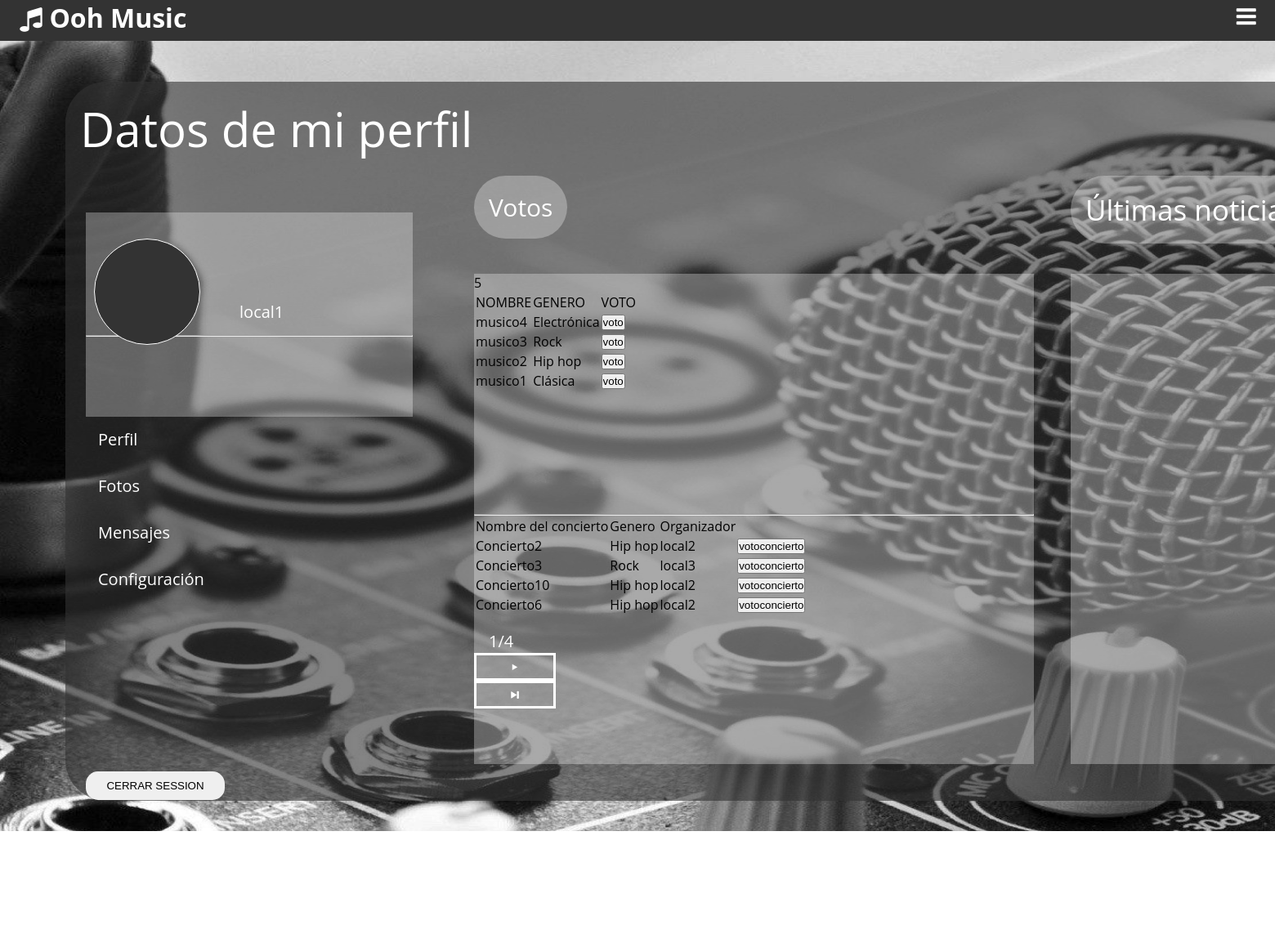
/usuariofan.php (signed in), run on the app's committed database.
### tables this page shows
CREATE TABLE musico(
id_usuario INT NOT NULL PRIMARY KEY,
apellidoa VARCHAR(30),
apellidob VARCHAR(30),
web VARCHAR(255),
nombreart VARCHAR(128),
componentes INT,
destacado BOOLEAN,
genero INT NOT NULL,
CONSTRAINT fk_musico_genero
FOREIGN KEY (genero)
REFERENCES genero(id_genero)
ON DELETE CASCADE ON UPDATE CASCADE,
CONSTRAINT fk_musico_login
FOREIGN KEY(id_usuario) REFERENCES login(id_usuario)
ON DELETE CASCADE ON UPDATE CASCADE);

CREATE TABLE genero(
id_genero INT NOT NULL PRIMARY KEY AUTO_INCREMENT,
nombre VARCHAR(30));

CREATE TABLE concierto(
id_concierto INT NOT NULL PRIMARY KEY AUTO_INCREMENT,
nombre VARCHAR(30),
fecha DATE,
hora TIME,
pago DECIMAL(6,2),
localm INT NOT NULL,
genero INT NOT NULL,
musico INT,
estado INT,
CONSTRAINT fk_concierto_localm
FOREIGN KEY (localm) REFERENCES localm(id_usuario)
ON DELETE CASCADE ON UPDATE CASCADE,
CONSTRAINT fk_concierto_genero
FOREIGN KEY (genero) REFERENCES genero(id_genero)
ON DELETE CASCADE ON UPDATE CASCADE,
CONSTRAINT fk_concierto_musico
FOREIGN KEY (musico) REFERENCES musico(id_usuario)
ON DELETE CASCADE ON UPDATE CASCADE);

### bbdd.php (called while the page is built, shortened)
<?php
function verificarVotoConcierto($id_usuario,$id_concierto){
    $c = conectar();
    $select = "select * from votoconcierto where fan = $id_usuario and concierto = $id_concierto;";
    $resultado = mysqli_query($c, $select);
    if($fila = mysqli_fetch_assoc($resultado)){
        extract($fila);
        $resultado = true;
    }else{
        $resultado = false;
    }
    return $resultado;
}
function dimeidconcierto($nomconcierto) {
    $c = conectar();
    $select = "select id_concierto from concierto where nombre='$nomconcierto';";
    $resultado = mysqli_query($c, $select);
    if ($fila = mysqli_fetch_assoc($resultado)) {
        $id_concierto = $fila['id_concierto'];
        return $id_concierto;
    } else {
        return -1;
    }
}
function verificarVotoMusico($id_usuario,$id_musico){
    $c = conectar();
    $select = "select * from votomusico where fan = $id_usuario and musico = $id_musico;";
    $resultado = mysqli_query($c, $select);
    if($fila = mysqli_fetch_assoc($resultado)){
        extract($fila);
        $resultado = true;
    }else{
        $resultado = false;
    }
    return $resultado;
}
function cuantosconciertosaceptados() {
    $c = conectar();
    $select = "select count(id_concierto) as cuantos from concierto where estado=1;";
    $resultado = mysqli_query($c, $select);
    if ($dato = mysqli_fetch_assoc($resultado)) {
        return $dato['cuantos'];
    } else {
        return 0;
    }
}
function mostrarListaConciertosAceptados($inicio, $cuantos) {
    $c = conectar();
    $select = "select c.nombre as nomconcierto, c.fecha, c.hora, c.pago, l.nombre as nomlocal, g.nombre as nomgenero from concierto c inner join genero g on c.genero = g.id_genero inner join login l on l.id_usuario = c.localm where c.estado = 1 order by fecha limit $inicio,$cuantos;";
    $resultado = mysqli_query($c, $select);
    return $resultado;
}
function ordenarMusicosPorGenero() {
    $c = conectar();
    $select = "select genero.nombre,musico.nombreart from musico inner join genero on musico.genero = genero.id_genero order by genero.id_genero desc;";
    $resultado = mysqli_query($c, $select);
    return $resultado;
}
function dimeidusuario($usuario) {
    $c = conectar();
    $select = "select id_usuario from login where usuario='$usuario';";
    $resultado = mysqli_query($c, $select);
    if ($fila = mysqli_fetch_assoc($resultado)) {
        $id_usuario = $fila['id_usuario'];
        return $id_usuario;
    } else {
        return -1;
    }
}
function dimenombre($usuario) {
    $c = conectar();
    $select = "select nombre from login where usuario='$usuario';";
    $resultado = mysqli_query($c, $select);
    if ($fila = mysqli_fetch_assoc($resultado)) {
        extract($fila);
        return $nombre;
    } else {
        return -1;
    }
}
function usuarioexiste($usuario) {
    $c = conectar();
    $select = "select count(id_usuario) as cuantos from login where usuario='$usuario';";
    $resultado = mysqli_query($c, $select);
    $fila = mysqli_fetch_assoc($resultado);
    extract($fila);
    return $cuantos;
}
function conectar() {
    include('mysqlpass.php');
    $conexion = mysqli_connect("localhost", $userbd, $passbd, "musica");
    return $conexion;
}
?>

### usuariofan.php (the view, shortened to what this page needs)
<?php
require_once 'bbdd.php';
require_once 'funciones.php';
?>
<html lang="es">
    <head>
        <link rel="stylesheet" href="css/fontello.css">
        <link rel="stylesheet" href="css/estilosMusico.css">
    </head>
    <body>
        <header>
            <div class="contenedor">
                <h1 class="icon-music">Ooh Music</h1>
                <label class="icon-menu" for="menu-bar"></label>
            </div>
        </header>
        <main>
            <section id="banner">
                <?php
                $mostrar = 0;
                if (isset($_SESSION['username'])) {
                    if (usuarioexiste($_SESSION['username']) > 0) {
                        $mostrar = 1;
                    } else {
                        echo"<script>alert('El usuario ya no existe')</script>";
                    }
                } else {
                    echo"<script>alert('No puedes entrar aquí')</script>";
                }
                if ($mostrar == 1) {
                    ?>
                    <img src="Imagenes/banner.jpg">
                    <div id="centro">
                        <p>Datos de mi perfil</p>
                        <div id="usuario">
                            <?php
                            muestradatosmusico();
                            ?>
                        </div>
                        <div id="menu">
                            <ul>
                                <li><a href="usuariofan.php">Perfil</a></li>
                                <li><a href="#">Fotos</a></li>
                                <li><a href="#">Mensajes</a></li>
                                <li><a href="miperfilfan.php">Configuración</a></li>
                                <?php cerraSession2() ?>
                            </ul>
                        </div>
                        <div id="conciertosInteres">
                            <p>Votos</p>
                        </div>
                        <div id="contenidoInteres">
                            <?php
                            extract($_SESSION);
                            $id_usuario = dimeidusuario($username);
                            echo$id_usuario;
                            echo"<table>";
                            echo"<tr>";
                            echo"<td>NOMBRE</td><td>GENERO</td><td>VOTO</td>";
                            echo"</tr>";
                            $listamusicos = ordenarMusicosPorGenero();
                            while ($musicos = mysqli_fetch_assoc($listamusicos)) {
                                extract($musicos);
                                echo"<tr>";
                                $id_musico = dimeidusuario($nombreart);
                                if(verificarVotoMusico($id_usuario, $id_musico)){
                                    echo"<td>$nombreart</td><td>$nombre</td><td>". eliminarVotoMusico1($id_musico)."</td>";
                                }else{
                                    echo"<td>$nombreart</td><td>$nombre</td><td>". nuevoVotoMusico($id_musico)."</td>";
                                }
                                echo"</tr>";
                            }
                            echo"</table>";
                            echo "<hr>";
                            echo"<table>";
                            echo"<tr>";
                            echo"<td>Nombre del concierto</td>";
                            echo"<td>Genero</td>";
                            echo"<td>Organizador</td>";
                            echo"</tr>";
                            if (isset($_GET['pagina'])) {
                                extract($_GET);
                            } else {
                                $pagina = 1;
                            }
                            $elementospagina = 4;
                            $inicio = ($pagina - 1) * $elementospagina;
                            $cuantosconciertos = cuantosconciertosaceptados();
                            $totalpaginas = ceil($cuantosconciertos / $elementospagina);
                            $listaConciertosAceptados = mostrarListaConciertosAceptados($inicio, $elementospagina);
                            while ($lista = mysqli_fetch_assoc($listaConciertosAceptados)) {
                                extract($lista);
                                echo "<tr>";
                                $id_concierto = dimeidconcierto($nomconcierto);
                                if (verificarVotoConcierto($id_usuario, $id_concierto)) {
                                    echo"<td>$nomconcierto</td><td>$nomgenero</td><td>$nomlocal</td><td>". eliminarVotoConcierto1($id_concierto)."</td>";
                                } else {
                                    echo"<td>$nomconcierto</td><td>$nomgenero</td><td>$nomlocal</td><td>". nuevoVotoConcierto($id_concierto)."</td>";
                                }
                                echo "</tr>";
                            }
                            echo "</table>";
                            echo "<p id='paginado'>$pagina/$totalpaginas</p>";
                            if ($pagina < $totalpaginas) {
                                $siguiente = $pagina + 1;
                                echo" <a href='usuariofan.php?pagina=$siguiente' id='siguiente'><span class='icon-right-dir'></span></a>";
                                echo" <a href='usuariofan.php?pagina=$totalpaginas' id='ultima'><span class='icon-to-end'></span></a>";
                            }
                            ?>
                        </div>
                        <div id="titulonoticias">
                            <p>Últimas noticias</p>
                        </div>
                        <div id="noticias">
                        </div>
                    </div>
                    <?php
                }
                ?>
            </section>
        </main>
        <footer>
            <div class="contenedor">
                <p class="copy">Ooh Music &copy; 2018</p>
                <div class="sociales">
                    <a class="icon-facebook-squared" href="#"></a>
                    <a class="icon-twitter" href="#"></a>
                    <a class="icon-instagram" href="#"></a>
                    <a class="icon-gmail" href="#"></a>
                </div>
            </div>
        </footer>
    </body>
</html>

### funciones.php (shortened to what this page needs)
<?php
require_once 'bbdd.php';
function nuevoVotoConcierto($id_concierto) {
    return "<form action='' method='POST'>" .
            "<input type='hidden' value='$id_concierto' name='id_concierto'>" .
            "<input type='submit' value='votoconcierto' name='votoconcierto'>" .
            "</form>";
}
function nuevoVotoMusico($id_musico) {
    return "<form action='' method='POST'>" .
            "<input type='hidden' value='$id_musico' name='id_musico'>" .
            "<input type='submit' value='voto' name='voto'>" .
            "</form>";
}
function muestradatosmusico() {
    if (isset($_SESSION['tipo'])) {
        extract($_SESSION);
        $nombre = dimenombre($username);
        echo"<p>$nombre</p>";
        echo"<hr>";
        echo"<div id='info'>";
        echo"</div>";
    }
}
function cerraSession2() {
    echo"<form action='' method='POST'>";
    echo"<input id='botoncerrar' type='submit' name='cerrar' value='CERRAR SESSION'>";
    echo"</form>";
}
?>

### css/estilosMusico.css (style rules this page uses)
* { margin: 0; padding: 0; box-sizing: border-box; }
body { font-family: 'Open Sans', sans-serif; }
header { width: 100%; height: 50px; background: #333; color: #fff; position: fixed; top: 0; left: 0; z-index: 100; }
.contenedor { width: 98%; margin: auto; }
h1 { float: left; }
header .contenedor { display: table; }
section { width: 100%; margin-bottom: 25px; }
footer .contenedor { display: flex; flex-wrap: wrap; justify-content: center; padding-bottom: 25px; }
.copy { font-size: 20px; }
.sociales { width:100%; text-align: center; font-size: 28px; }
.sociales a { color: #333; text-decoration: none; }
form #botoncerrar { width: 170px; padding: 10px; border-radius: 15px; border: thin; margin-top: 190px; }

### css/menuMusico.css (style rules this page uses)
header label { float: right; font-size: 28px; margin: 6px 0; cursor: pointer; }

### css/bannerMusico.css (style rules this page uses)
#banner { margin-top: 50px; position: relative; }
#banner a { position: relative; width: 100px; display: block; color: #fff; text-decoration: none; padding: 6px; top: -17px; border: 3px solid #fff; text-align: center; }
#banner img { height: 1000px; width: 2700px; }
#centro { border: solid; margin-top: -950px; margin-left: 80px; position: absolute; background: rgba(51,51,51,0.6); border: none; border-radius: 50px; width: 1780px; height: 880px; }
#centro p { font-size: 58px; padding: 18px; color: #fff; }
#titulonoticias { border: none; position: absolute; margin-left: 1230px; background-color: rgba(255,255,255,0.3); border-radius: 50px; }
#conciertosInteres { border: none; position: absolute; margin-left: 500px; background-color: rgba(255,255,255,0.3); border-radius: 50px; }
#conciertosInteres p { font-size: 30px; }
#contenidoInteres { border: none; position: absolute; margin-top: 120px; margin-left: 500px; background-color: rgba(255,255,255,0.3); width: 685px; height: 600px; overflow-y: scroll; }
#contenidoInteres p { font-size: 20px; }
#noticias { border: none; position: absolute; margin-top: 120px; margin-left: 1230px; background-color: rgba(255,255,255,0.3); width: 385px; height: 600px; overflow-y: scroll; }
#titulonoticias p { font-size: 35px; }
#usuario { position: absolute; height: 250px; width: 400px; margin: 45px 25px; border: solid; border: none; background: rgba(255,255,255,0.3); }
#usuario p { position: absolute; margin-left: 170px; margin-top: 90px; font-size: 20px; }
hr { margin-top: 150px; }
#info { position: absolute; border: solid; border-width: thin; border-radius: 150px; width: 130px; height: 130px; margin-top: -120px; margin-left: 10px; }
#centro ul { border: none; margin-top: 311px; margin-left: 25px;; position: absolute; list-style: none; border-bottom-right-radius: 25px; border-top-right-radius: 25px; }
#centro ul li a { padding: 15px; width: 400px; font-size: 20px; border: none; text-align: left; border-bottom-right-radius: 50px; border-top-right-radius: 50px; }

### css/infoMusico.css (style rules this page uses)
#info { background: #333; color: #fff; text-align: center; padding: 20px; }

### data on the page
musico: nombreart "musico4", genero.nombre "Electrónica"
musico: nombreart "musico3", genero.nombre "Rock"
musico: nombreart "musico2", genero.nombre "Hip hop"
musico: nombreart "musico1", genero.nombre "Clásica"
concierto: nombre "Concierto2", genero.nombre "Hip hop", login.nombre "local2"
concierto: nombre "Concierto3", genero.nombre "Rock", login.nombre "local3"
concierto: nombre "Concierto10", genero.nombre "Hip hop", login.nombre "local2"
concierto: nombre "Concierto6", genero.nombre "Hip hop", login.nombre "local2"

### other printed values
$nombre "local1"
$id_usuario "5"
$pagina "1"
$totalpaginas "4"
